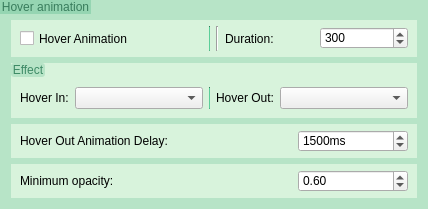
                      <widget class="QGroupBox" name="groupBox_58">
                       <property name="styleSheet">
                        <string notr="true">QGroupBox {
    border: none;
	background-color: rgb(183, 228, 199);
}

QGroupBox:title {
    border: none;
	color: rgb(56, 124, 92);
	background-color: rgb(149, 213, 178);
}
</string>
                       </property>
                       <property name="title">
                        <string>Hover animation</string>
                       </property>
                       <layout class="QGridLayout" name="gridLayout_53">
                        <property name="topMargin">
                         <number>20</number>
                        </property>
                        <item row="0" column="0">
                         <widget class="QGroupBox" name="groupBox_10">
                          <property name="styleSheet">
                           <string notr="true">QGroupBox {
    border: none;
	background-color: rgb(216, 243, 220);
}


QGroupBox::title {
	border-radius:3px;
	background-color: rgb(183, 228, 199);
	color: rgb(62, 138, 102);
}</string>
                          </property>
                          <property name="title">
                           <string/>
                          </property>
                          <layout class="QGridLayout" name="gridLayout_27">
                           <property name="topMargin">
                            <number>6</number>
                           </property>
                           <property name="bottomMargin">
                            <number>6</number>
                           </property>
                           <item row="0" column="3">
                            <layout class="QHBoxLayout" name="horizontalLayout_14">
                             <item>
                              <widget class="QLabel" name="label_13">
                               <property name="text">
                                <string>Duration:</string>
                               </property>
                              </widget>
                             </item>
                             <item>
                              <widget class="QSpinBox" name="anima_duration_spinBox">
                               <property name="minimum">
                                <number>150</number>
                               </property>
                               <property name="maximum">
                                <number>600</number>
                               </property>
                               <property name="value">
                                <number>300</number>
                               </property>
                              </widget>
                             </item>
                            </layout>
                           </item>
                           <item row="0" column="0">
                            <widget class="QCheckBox" name="HoverAnimationCheckBox">
                             <property name="minimumSize">
                              <size>
                               <width>0</width>
                               <height>25</height>
                              </size>
                             </property>
                             <property name="text">
                              <string>Hover Animation</string>
                             </property>
                            </widget>
                           </item>
                           <item row="0" column="2">
                            <widget class="Line" name="line_5">
                             <property name="orientation">
                              <enum>Qt::Vertical</enum>
                             </property>
                            </widget>
                           </item>
                           <item row="0" column="1">
                            <widget class="Line" name="line_6">
                             <property name="maximumSize">
                              <size>
                               <width>1</width>
                               <height>16777215</height>
                              </size>
                             </property>
                             <property name="styleSheet">
                              <string notr="true">background-color: rgb(80, 179, 133);</string>
                             </property>
                             <property name="orientation">
                              <enum>Qt::Vertical</enum>
                             </property>
                            </widget>
                           </item>
                          </layout>
                         </widget>
                        </item>
                        <item row="3" column="0">
                         <widget class="QGroupBox" name="groupBox_84">
                          <property name="styleSheet">
                           <string notr="true">QGroupBox {
    border: none;
	background-color: rgb(216, 243, 220);
}
QGroupBox::title {
	border-radius:3px;
	background-color: rgb(183, 228, 199);
	color: rgb(62, 138, 102);
}</string>
                          </property>
                          <property name="title">
                           <string/>
                          </property>
                          <layout class="QHBoxLayout" name="horizontalLayout_15">
                           <property name="topMargin">
                            <number>6</number>
                           </property>
                           <property name="bottomMargin">
                            <number>6</number>
                           </property>
                           <item>
                            <widget class="QLabel" name="label_17">
                             <property name="text">
                              <string>Minimum opacity:</string>
                             </property>
                            </widget>
                           </item>
                           <item>
                            <widget class="QDoubleSpinBox" name="bar_opacity_doubleSpinBox">
                             <property name="maximumSize">
                              <size>
                               <width>110</width>
                               <height>16777215</height>
                              </size>
                             </property>
                             <property name="minimum">
                              <double>0.250000000000000</double>
                             </property>
                             <property name="maximum">
                              <double>1.000000000000000</double>
                             </property>
                             <property name="singleStep">
                              <double>0.050000000000000</double>
                             </property>
                             <property name="value">
                              <double>0.600000000000000</double>
                             </property>
                            </widget>
                           </item>
                          </layout>
                         </widget>
                        </item>
                        <item row="2" column="0">
                         <widget class="QGroupBox" name="groupBox_85">
                          <property name="styleSheet">
                           <string notr="true">QGroupBox {
    border: none;
	background-color: rgb(216, 243, 220);
}

QGroupBox::title {
	border-radius:3px;
	background-color: rgb(183, 228, 199);
	color: rgb(62, 138, 102);
}</string>
                          </property>
                          <property name="title">
                           <string/>
                          </property>
                          <layout class="QHBoxLayout" name="horizontalLayout_11">
                           <property name="topMargin">
                            <number>6</number>
                           </property>
                           <property name="bottomMargin">
                            <number>6</number>
                           </property>
                           <item>
                            <widget class="QLabel" name="label_8">
                             <property name="text">
                              <string>Hover Out Animation Delay:</string>
                             </property>
                            </widget>
                           </item>
                           <item>
                            <widget class="QSpinBox" name="DelaySpinBox">
                             <property name="maximumSize">
                              <size>
                               <width>110</width>
                               <height>16777215</height>
                              </size>
                             </property>
                             <property name="suffix">
                              <string>ms</string>
                             </property>
                             <property name="maximum">
                              <number>10000</number>
                             </property>
                             <property name="value">
                              <number>1500</number>
                             </property>
                            </widget>
                           </item>
                          </layout>
                         </widget>
                        </item>
                        <item row="1" column="0">
                         <widget class="QGroupBox" name="groupBox_4">
                          <property name="styleSheet">
                           <string notr="true">QGroupBox {
    border: none;
	background-color: rgb(216, 243, 220);
}


QGroupBox::title {
	border-radius:3px;
	background-color: rgb(183, 228, 199);
	color: rgb(62, 138, 102);
}</string>
                          </property>
                          <property name="title">
                           <string>Effect</string>
                          </property>
                          <layout class="QHBoxLayout" name="horizontalLayout_2">
                           <property name="topMargin">
                            <number>24</number>
                           </property>
                           <item>
                            <widget class="QLabel" name="label_71">
                             <property name="text">
                              <string>Hover In:</string>
                             </property>
                            </widget>
                           </item>
                           <item>
                            <widget class="QComboBox" name="InEffectComboBox">
                             <property name="minimumSize">
                              <size>
                               <width>128</width>
                               <height>0</height>
                              </size>
                             </property>
                            </widget>
                           </item>
                           <item>
                            <widget class="Line" name="line_14">
                             <property name="maximumSize">
                              <size>
                               <width>1</width>
                               <height>16777215</height>
                              </size>
                             </property>
                             <property name="styleSheet">
                              <string notr="true">background-color: rgb(80, 179, 133);</string>
                             </property>
                             <property name="orientation">
                              <enum>Qt::Vertical</enum>
                             </property>
                            </widget>
                           </item>
                           <item>
                            <widget class="QLabel" name="label_72">
                             <property name="text">
                              <string>Hover Out:</string>
                             </property>
                            </widget>
                           </item>
                           <item>
                            <widget class="QComboBox" name="OutEffectComboBox">
                             <property name="minimumSize">
                              <size>
                               <width>128</width>
                               <height>0</height>
                              </size>
                             </property>
                            </widget>
                           </item>
                          </layout>
                         </widget>
                        </item>
                       </layout>
                      </widget>
